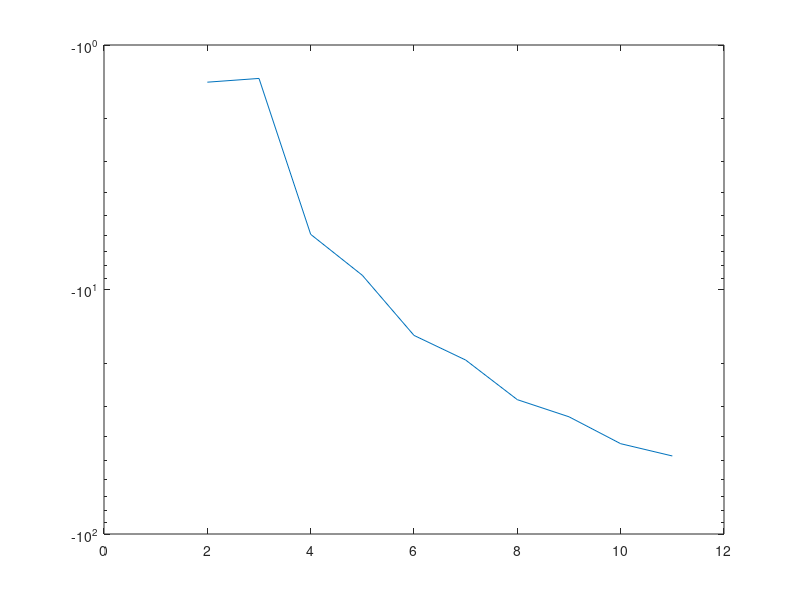
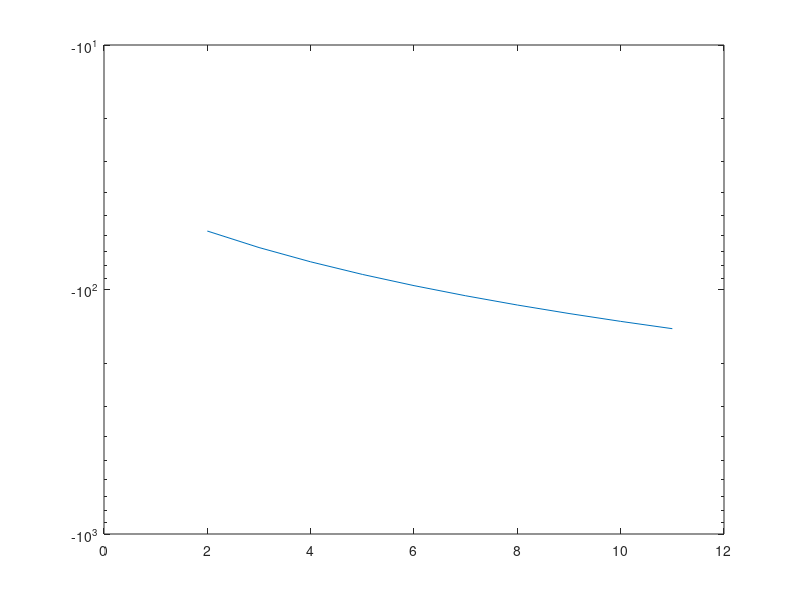

MATLAB code for these plots, in order:
% this is for the 8th problem in homework2 from cpsc 546
% approximate Newton method
clear;close all;
m = 4;
n = 5;
A = rand(m,n);
x0 = zeros(n,1);


f = @(x) -sum(log(1-A*x))-sum(log(ones(n,1)-x.^2));
g = @(x) A'*(1./(1-A*x))+(2.*x./(1-x.^2));
h = @(x) A'*diag((1./(1-A*x)).^2)*A + diag(1./(1+x).^2 + 1./(1-x).^2);


%% Re-using the Hessian.
N = 2;
itnmax = 10;
itn = 1;
tol = 10^-10;
while 1
    if mod(itn,N) ~= 0
        p = -diag(diag(h(x0)))\g(x0);
    else
        p = p; 
    end
    x0 = x0+p;
    itn = itn+1;
    plot_data(itn,:) = [f(x0)];
    
    if norm(p)<=tol || itn>itnmax
        break;
    end
        
end
figure;semilogy(1:1:itn,real(plot_data(:,1)))
% figure;plot(1:1:itn,real(plot_data(:,2)))

%% Diagonal approximation.
itnmax = 10;
itn = 1;
tol = 10^-10;
while 1
    p = -diag(diag(h(x0)))\g(x0);
    x0 = x0+p;
    itn = itn+1;
    plot_data(itn,:) = [f(x0)];
    
    if norm(p)<=tol || itn>itnmax
        break;
    end
        
end

figure;semilogy(1:1:itn,real(plot_data(:,1)))
% figure;plot(1:1:itn,real(plot_data(:,2)))
